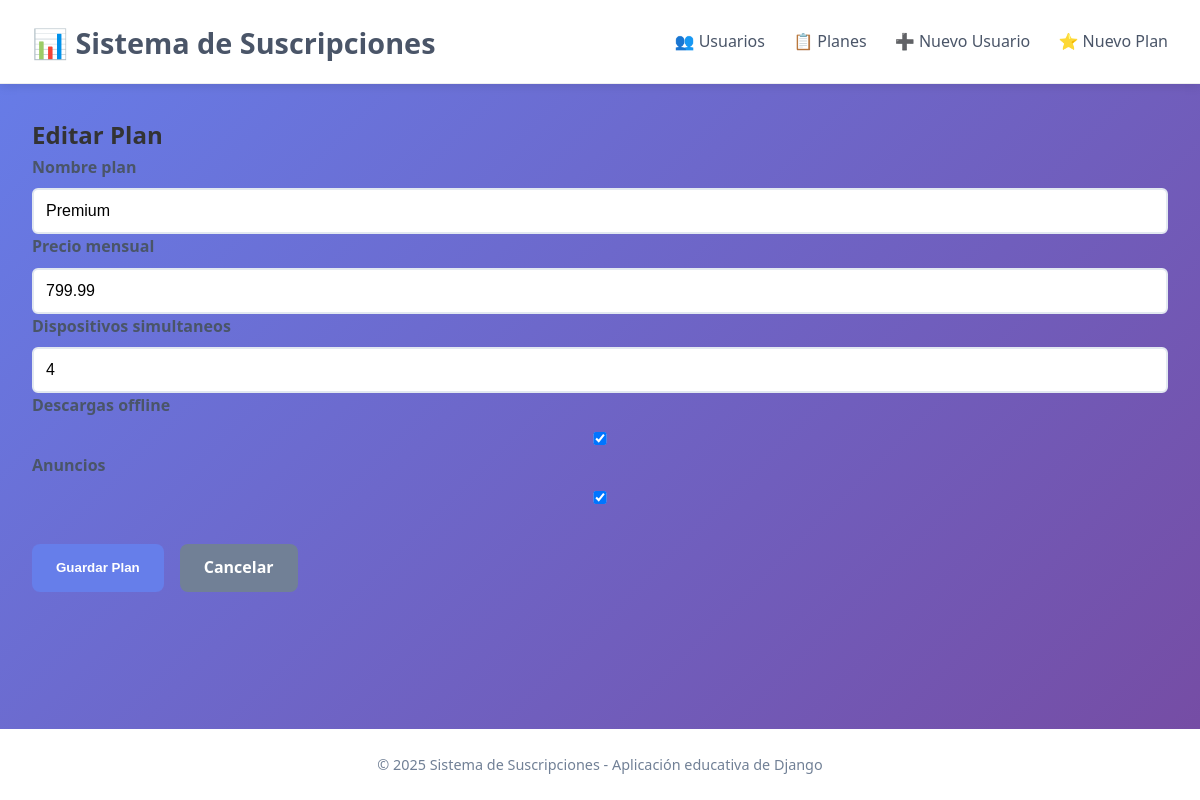
Screenshot of /editar-plan/1/ with the database file from the repository.
### app_suscripciones/models.py (models this page shows, shortened)
class PlanSuscripcion(models.Model):
    nombre_plan = models.CharField(max_length=50)
    precio_mensual = models.DecimalField(max_digits=6, decimal_places=2)
    dispositivos_simultaneos = models.IntegerField()
    descargas_offline = models.BooleanField()
    anuncios = models.BooleanField()
    class Meta:
        verbose_name = "Plan de Suscripción"
        verbose_name_plural = "Planes de Suscripción"

### app_suscripciones/views.py (the view)
# urls.py: path('editar-plan/<int:plan_id>/', views.editar_plan, name='editar_plan'),
def editar_plan(request, plan_id):
    plan = get_object_or_404(PlanSuscripcion, id=plan_id)
    if request.method == 'POST':
        form = PlanSuscripcionForm(request.POST, instance=plan)
        if form.is_valid():
            form.save()
            return redirect('app_suscripciones:detalle_plan', plan_id=plan.id)
    else:
        form = PlanSuscripcionForm(instance=plan)
    return render(request, 'formulario_plan.html', {'form': form, 'titulo': 'Editar Plan'})

### app_suscripciones/forms.py
class PlanSuscripcionForm(forms.ModelForm):
    class Meta:
        model = PlanSuscripcion
        fields = ['nombre_plan', 'precio_mensual', 'dispositivos_simultaneos', 'descargas_offline', 'anuncios']

### app_suscripciones/templates/formulario_plan.html (shortened to what this page needs)
{% extends 'base.html' %}
{% block contenido %}
<div class="form-container">
    <h2>{{ titulo }}</h2>
    <form method="post" class="form-styled">
        {% for field in form %}
        <div class="form-field">
            <label for="{{ field.id_for_label }}">{{ field.label }}</label>
            {{ field }}
        </div>
        {% endfor %}
        <div class="actions">
            <button type="submit" class="btn btn-primary">Guardar Plan</button>
            <a href="{% url 'app_suscripciones:listar_planes' %}" class="btn btn-secondary">Cancelar</a>
        </div>
    </form>
</div>
{% endblock %}

### app_suscripciones/static/css/styles.css (style rules this page uses)
* { margin: 0; padding: 0; box-sizing: border-box; }
body { font-family: 'Segoe UI', Tahoma, Geneva, Verdana, sans-serif; background: linear-gradient(135deg, #667eea 0%, #764ba2 100%); color: #333; line-height: 1.6; }
.btn { padding: 0.7rem 1.5rem; border: none; border-radius: 8px; font-weight: 600; cursor: pointer; transition: background 0.3s; text-decoration: none; display: inline-block; }
.btn-primary { background: #667eea; color: white; }
.btn-secondary { background: #718096; color: white; }
.form-styled label { display: block; margin-bottom: 0.5rem; font-weight: 600; color: #4a5568; }
.form-styled input, .form-styled select, .form-styled textarea { width: 100%; padding: 0.75rem; border: 2px solid #e2e8f0; border-radius: 6px; font-size: 1rem; transition: border-color 0.3s; }
.actions { display: flex; gap: 1rem; margin-top: 2rem; }

### rows the page displays
PlanSuscripcion: form "Premium" "799.99" "4" "☑" "☑"

### other values shown
{{ titulo }} "Editar Plan"
{{ field.label }} "Nombre plan" "Precio mensual" "Dispositivos simultaneos" "Descargas offline" "Anuncios"
